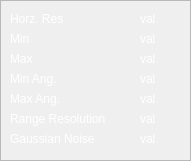
    <widget class="QFrame" name="frame_2">
     <property name="geometry">
      <rect>
       <x>510</x>
       <y>330</y>
       <width>191</width>
       <height>161</height>
      </rect>
     </property>
     <property name="frameShape">
      <enum>QFrame::StyledPanel</enum>
     </property>
     <property name="frameShadow">
      <enum>QFrame::Raised</enum>
     </property>
     <widget class="QLabel" name="label_39">
      <property name="geometry">
       <rect>
        <x>10</x>
        <y>10</y>
        <width>71</width>
        <height>17</height>
       </rect>
      </property>
      <property name="styleSheet">
       <string notr="true">color: rgb(255, 255, 255);</string>
      </property>
      <property name="text">
       <string>Horz. Res</string>
      </property>
     </widget>
     <widget class="QLabel" name="label_40">
      <property name="geometry">
       <rect>
        <x>10</x>
        <y>70</y>
        <width>71</width>
        <height>17</height>
       </rect>
      </property>
      <property name="styleSheet">
       <string notr="true">color: rgb(255, 255, 255);</string>
      </property>
      <property name="text">
       <string>Min Ang.</string>
      </property>
     </widget>
     <widget class="QLabel" name="label_41">
      <property name="geometry">
       <rect>
        <x>10</x>
        <y>90</y>
        <width>71</width>
        <height>17</height>
       </rect>
      </property>
      <property name="styleSheet">
       <string notr="true">color: rgb(255, 255, 255);</string>
      </property>
      <property name="text">
       <string>Max Ang.</string>
      </property>
     </widget>
     <widget class="QLabel" name="label_42">
      <property name="geometry">
       <rect>
        <x>10</x>
        <y>50</y>
        <width>71</width>
        <height>17</height>
       </rect>
      </property>
      <property name="styleSheet">
       <string notr="true">color: rgb(255, 255, 255);</string>
      </property>
      <property name="text">
       <string>Max</string>
      </property>
     </widget>
     <widget class="QLabel" name="label_43">
      <property name="geometry">
       <rect>
        <x>10</x>
        <y>30</y>
        <width>71</width>
        <height>17</height>
       </rect>
      </property>
      <property name="styleSheet">
       <string notr="true">color: rgb(255, 255, 255);</string>
      </property>
      <property name="text">
       <string>Min</string>
      </property>
     </widget>
     <widget class="QLabel" name="label_44">
      <property name="geometry">
       <rect>
        <x>10</x>
        <y>110</y>
        <width>131</width>
        <height>17</height>
       </rect>
      </property>
      <property name="styleSheet">
       <string notr="true">color: rgb(255, 255, 255);</string>
      </property>
      <property name="text">
       <string>Range Resolution</string>
      </property>
     </widget>
     <widget class="QLabel" name="sonar_range_res">
      <property name="geometry">
       <rect>
        <x>140</x>
        <y>110</y>
        <width>41</width>
        <height>17</height>
       </rect>
      </property>
      <property name="styleSheet">
       <string notr="true">color: rgb(255, 255, 255);</string>
      </property>
      <property name="text">
       <string>val</string>
      </property>
     </widget>
     <widget class="QLabel" name="sonar_max_angle">
      <property name="geometry">
       <rect>
        <x>140</x>
        <y>90</y>
        <width>41</width>
        <height>17</height>
       </rect>
      </property>
      <property name="styleSheet">
       <string notr="true">color: rgb(255, 255, 255);</string>
      </property>
      <property name="text">
       <string>val</string>
      </property>
     </widget>
     <widget class="QLabel" name="sonar_min_angle">
      <property name="geometry">
       <rect>
        <x>140</x>
        <y>70</y>
        <width>41</width>
        <height>17</height>
       </rect>
      </property>
      <property name="styleSheet">
       <string notr="true">color: rgb(255, 255, 255);</string>
      </property>
      <property name="text">
       <string>val</string>
      </property>
     </widget>
     <widget class="QLabel" name="sonar_max">
      <property name="geometry">
       <rect>
        <x>140</x>
        <y>50</y>
        <width>41</width>
        <height>17</height>
       </rect>
      </property>
      <property name="styleSheet">
       <string notr="true">color: rgb(255, 255, 255);</string>
      </property>
      <property name="text">
       <string>val</string>
      </property>
     </widget>
     <widget class="QLabel" name="sonar_min">
      <property name="geometry">
       <rect>
        <x>140</x>
        <y>30</y>
        <width>41</width>
        <height>17</height>
       </rect>
      </property>
      <property name="styleSheet">
       <string notr="true">color: rgb(255, 255, 255);</string>
      </property>
      <property name="text">
       <string>val</string>
      </property>
     </widget>
     <widget class="QLabel" name="sonar_horz_res">
      <property name="geometry">
       <rect>
        <x>140</x>
        <y>10</y>
        <width>41</width>
        <height>17</height>
       </rect>
      </property>
      <property name="styleSheet">
       <string notr="true">color: rgb(255, 255, 255);</string>
      </property>
      <property name="text">
       <string>val</string>
      </property>
     </widget>
     <widget class="QLabel" name="label_65">
      <property name="geometry">
       <rect>
        <x>10</x>
        <y>130</y>
        <width>121</width>
        <height>17</height>
       </rect>
      </property>
      <property name="styleSheet">
       <string notr="true">color: rgb(255, 255, 255);</string>
      </property>
      <property name="text">
       <string>Gaussian Noise</string>
      </property>
     </widget>
     <widget class="QLabel" name="sonar_gaussian_noise">
      <property name="geometry">
       <rect>
        <x>140</x>
        <y>130</y>
        <width>41</width>
        <height>17</height>
       </rect>
      </property>
      <property name="styleSheet">
       <string notr="true">color: rgb(255, 255, 255);</string>
      </property>
      <property name="text">
       <string>val</string>
      </property>
     </widget>
    </widget>
